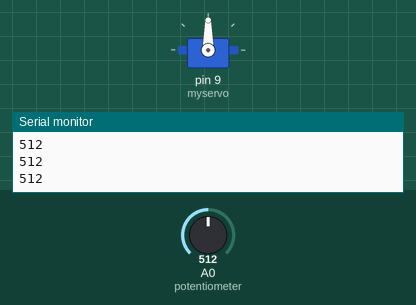
This program was run on a simulated Arduino Uno, built with avr-gcc and run on an emulated ATmega328P. Shown: servo, the last lines printed to the serial monitor. The inputs (shaded band) are chosen by the test bench; at power-on: A0 (potentiometer) = 512.

Above: at 1.2 s.
1.3 s: A0 (potentiometer) set to 716
At 1.7 s:
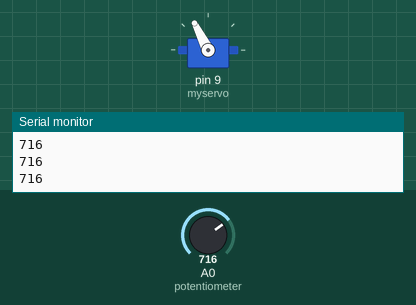
2.8 s: A0 (potentiometer) set to 900
At 4.0 s:
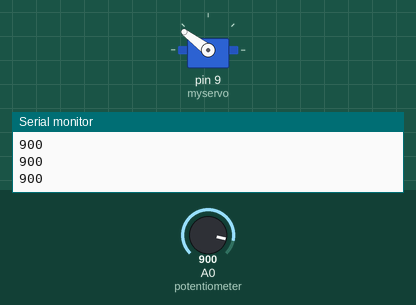
4.3 s: A0 (potentiometer) set to 1023
At 5.2 s:
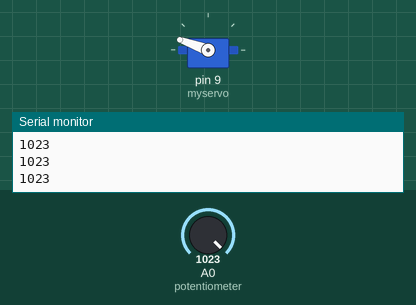
5.8 s: A0 (potentiometer) set to 306
At 6.5 s:
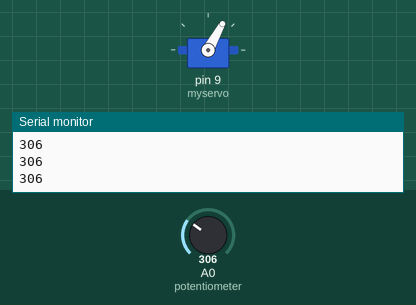
7.3 s: A0 (potentiometer) set to 122
At 8.7 s:
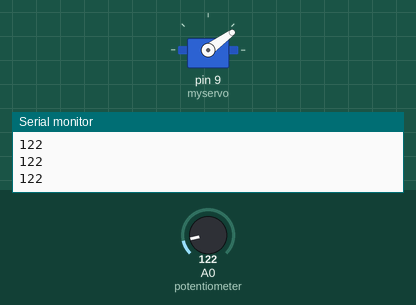
Timing chart, 0 to 9.8 s (numbered marks = the images above; inputs shaded):
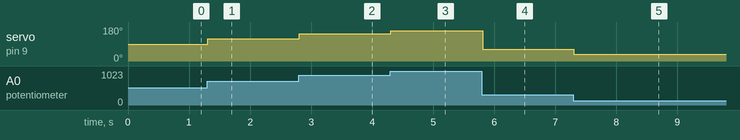

The program:

main.cpp
```cpp
/*
    SparkFun Inventor’s Kit
    Circuit 3A-Servo

    Move a servo attached to pin 9 so that it's angle matches a potentiometer attached to A0.

    This sketch was written by SparkFun Electronics, with lots of help from the Arduino community.
    This code is completely free for any use.

    View circuit diagram and instructions at: https://learn.sparkfun.com/tutorials/sparkfun-inventors-kit-experiment-guide---v41
    Download drawings and code at: https://github.com/sparkfun/SIK-Guide-Code
*/

#include <Arduino.h>
#include <Servo.h>          //include the servo library

int potPosition;           //this variable will store the position of the potentiometer
int servoPosition;         //the servo will move to this position

Servo myservo;              //create a servo object

void setup() {

    Serial.begin(9600);       //start a serial connection with the computer

    myservo.attach(9);        //tell the servo object that its servo is plugged into pin 9

}

void loop() {


    potPosition = analogRead(A0);                     //use analog read to measure the position of the potentiometer (0-1023)

    Serial.println(potPosition);

    servoPosition = map(potPosition, 0, 1023, 20, 160); //convert the potentiometer number to a servo position from 20-160
                                                        //Note: its best to avoid driving the little SIK servos all the
                                                        //way to 0 or 180 degrees it can cause the motor to jitter, which is bad for the servo.

    myservo.write(servoPosition);                      //move the servo to the 10 degree position
}
```

Measured:
- after the input at 1.3 s, servo on pin 9 (myservo): 90° → 117° at once
- after the input at 2.8 s, servo on pin 9 (myservo): 117° → 143° at once
- after the input at 4.3 s, servo on pin 9 (myservo): 143° → 160° at once
- after the input at 5.8 s, servo on pin 9 (myservo): 160° → 61° at once
- after the input at 7.3 s, servo on pin 9 (myservo): 61° → 36° at once
